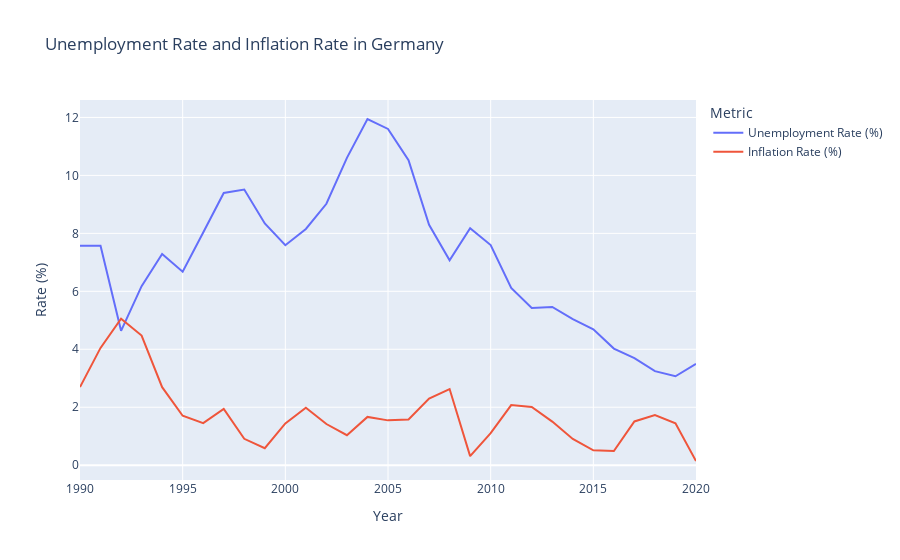

Notebook source saved alongside this figure:
### Markdown cell above
### 4. Visualisierungen
---

In diesem Schritt erstellen wir ein weiteres Liniendiagramm, um die *Arbeitslosenquote* und die *Inflationsrate* in Deutschland zu visualisieren. Dazu verwenden wir die bereits bekannte Funktion `px.line()`. Der Unterschied ist nun, dass wir dem *Parameter* `y` eine Liste von Spalten übergeben **(dargestellt durch [])**, die wir im Diagramm darstellen möchten.

Eine neue Funktion, die wir hier einführen, ist `update_layout()`. Diese Funktion ermöglicht uns, das Layout des Diagramms weiter anzupassen:

- `legend_title="Metric"`: Legt den Titel der Legende fest, der erklärt, welche Linie welche Metrik repräsentiert.
- `xaxis_title = "Year"`: Fügt der X-Achse eine Beschriftung hinzu, die die Jahre darstellt.
- `yaxis_title = "Rate (%)"`: Fügt der Y-Achse eine Beschriftung hinzu, die die Rate in Prozent anzeigt (für Arbeitslosenquote und Inflation).

Durch diese Anpassungen wird das Diagramm nicht nur informativer, sondern auch leichter verständlich.

### Code cell
fig = px.line( data_frame=ger_df,
              x= "Year",
              
              y = ["Unemployment Rate (%)", "Inflation Rate (%)"], 
              title= "Unemployment Rate and Inflation Rate in Germany")

#Update layout to ensure legend appears with proper labels
fig.update_layout(
    legend_title = "Metric",
    xaxis_title = "Year",
    yaxis_title = "Rate (%)"
)
fig.show()

### Figure 1 — Plotly figure (JSON) as saved in the notebook; plotly's stock layout.template omitted (floating-point values rounded to 4 significant figures)
{"data": [{"hovertemplate": "variable=Unemployment Rate (%)<br>Year=%{x}<br>value=%{y}<extra></extra>", "legendgroup": "Unemployment Rate (%)", "line": {"color": "#636efa", "dash": "solid"}, "marker": {"symbol": "circle"}, "mode": "lines", "name": "Unemployment Rate (%)", "orientation": "v", "showlegend": true, "type": "scatter", "x": [2020, 2019, 2018, 2017, 2016, 2015, 2014, 2013, 2012, 2011, 2010, 2009, 2008, 2007, 2006, 2005, 2004, 2003, 2002, 2001, 2000, 1999, 1998, 1997, 1996, 1995, 1994, 1993, 1992, 1991, 1990], "xaxis": "x", "y": [3.495, 3.068, 3.247, 3.692, 4.025, 4.688, 5.041, 5.461, 5.426, 6.119, 7.595, 8.174, 7.073, 8.296, 10.53, 11.6, 11.95, 10.61, 9.021, 8.152, 7.59, 8.34, 9.51, 9.394, 8.028, 6.675, 7.285, 6.179, 4.636, 7.571, 7.571], "yaxis": "y"}, {"hovertemplate": "variable=Inflation Rate (%)<br>Year=%{x}<br>value=%{y}<extra></extra>", "legendgroup": "Inflation Rate (%)", "line": {"color": "#EF553B", "dash": "solid"}, "marker": {"symbol": "circle"}, "mode": "lines", "name": "Inflation Rate (%)", "orientation": "v", "showlegend": true, "type": "scatter", "x": [2020, 2019, 2018, 2017, 2016, 2015, 2014, 2013, 2012, 2011, 2010, 2009, 2008, 2007, 2006, 2005, 2004, 2003, 2002, 2001, 2000, 1999, 1998, 1997, 1996, 1995, 1994, 1993, 1992, 1991, 1990], "xaxis": "x", "y": [0.1449, 1.446, 1.732, 1.509, 0.4917, 0.5144, 0.9068, 1.505, 2.008, 2.075, 1.104, 0.3127, 2.628, 2.298, 1.577, 1.547, 1.666, 1.034, 1.421, 1.984, 1.44, 0.5854, 0.9112, 1.939, 1.45, 1.706, 2.693, 4.475, 5.057, 4.047, 2.696], "yaxis": "y"}], "layout": {"legend": {"title": {"text": "Metric"}, "tracegroupgap": 0}, "title": {"text": "Unemployment Rate and Inflation Rate in Germany"}, "xaxis": {"anchor": "y", "domain": [0, 1], "title": {"text": "Year"}}, "yaxis": {"anchor": "x", "domain": [0, 1], "title": {"text": "Rate (%)"}}}}
